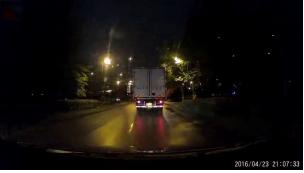
#> input picture cloud1.jpg, 304 x 173 px
$ python first.py
#> lines starting #> are read from the running program, lines starting #| are printed output that depends on the picture
import cv2

#-----Reading the image-----------------------------------------------------
img = cv2.imread('cloud1.jpg', 1)
#> img is the input picture: shape (173, 304, 3); mean B, G, R 17.2, 20.6, 24.6
cv2.imshow("img",img)

#-----Converting image to LAB Color model-----------------------------------
lab= cv2.cvtColor(img, cv2.COLOR_BGR2LAB)
#> lab: shape (173, 304, 3); mean of channels 0, 1, 2 21.2, 129.2, 130.8
cv2.imshow("lab",lab)

#-----Splitting the LAB image to different channels-------------------------
l, a, b = cv2.split(lab)
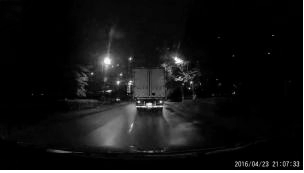
#> l: shape (173, 304); min 0, max 255, mean 21.2
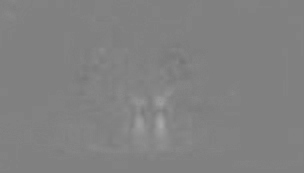
#> a: shape (173, 304); min 116, max 167, mean 129.2
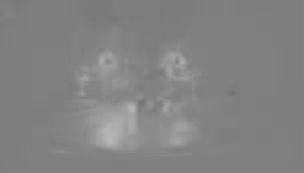
#> b: shape (173, 304); min 114, max 181, mean 130.8
cv2.imshow('l_channel', l)
cv2.imshow('a_channel', a)
cv2.imshow('b_channel', b)

#-----Applying CLAHE to L-channel-------------------------------------------
clahe = cv2.createCLAHE(clipLimit=9.0, tileGridSize=(8,8))
cl = clahe.apply(l)
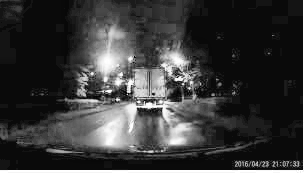
#> cl: shape (173, 304); min 1, max 255, mean 57.4
cv2.imshow('CLAHE output', cl)

#-----Merge the CLAHE enhanced L-channel with the a and b channel-----------
limg = cv2.merge((cl,a,b))
#> limg: shape (173, 304, 3); mean of channels 0, 1, 2 57.4, 129.2, 130.8
cv2.imshow('limg', limg)

#-----Converting image from LAB Color model to RGB model--------------------
final = cv2.cvtColor(limg, cv2.COLOR_LAB2BGR)
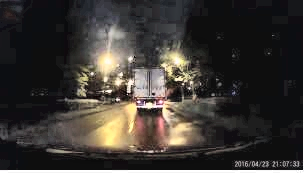
#> final: shape (173, 304, 3); mean B, G, R 52.3, 56.3, 60.6
cv2.imshow('final', final)
cv2.waitKey(0)
#_____END_____#

$ run again, with cloud.jpg copied over cloud1.jpg
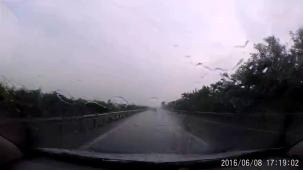
#> input picture cloud.jpg, 304 x 173 px
#> img is the input picture: shape (173, 304, 3); mean B, G, R 131.8, 120.1, 124.9
#> lab: shape (173, 304, 3); mean of channels 0, 1, 2 124.7, 131.9, 122.6
#> `cl = clahe.apply(l)`:
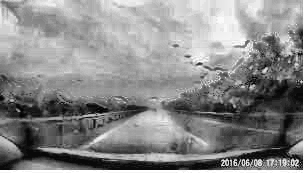
#> cl: shape (173, 304); min 0, max 255, mean 137.5
#> limg: shape (173, 304, 3); mean of channels 0, 1, 2 137.5, 131.9, 122.6
